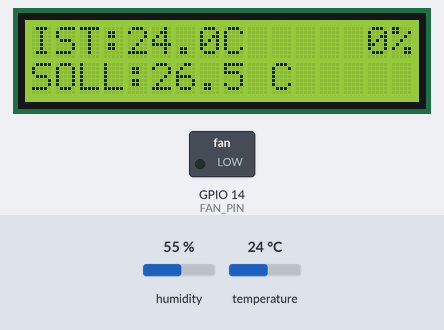
Bench run of a sketch on a simulated ESP32. On the bench: 16×2 character LCD, switched loads named in the sketch (green lamp = pin HIGH). Wiring (inferred from the signals the program sends): 4×4 keypad with keys 7 8 9 X 4 5 6 / 1 2 3 = 0 # + -: rows GPIO 64, GPIO 65, GPIO 66, GPIO 67; columns GPIO 68, GPIO 69, GPIO 70, GPIO 71. The test bench sets the inputs (shaded band); at power-on: temperature 24 °C, humidity 55 %. Pins used as bus, display or sensor lines are not drawn.

Above: at 5.8 s.
5.9 s: temperature set to 24 °C
7.4 s: temperature set to 27 °C
At 10.46 s:
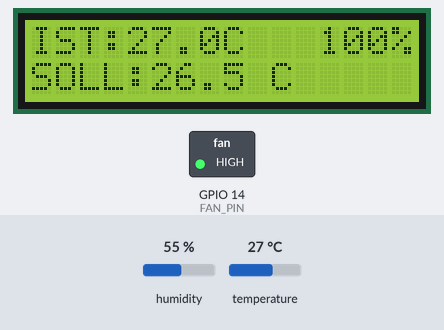
11.7 s: temperature set to 9 °C
At 12.24 s:
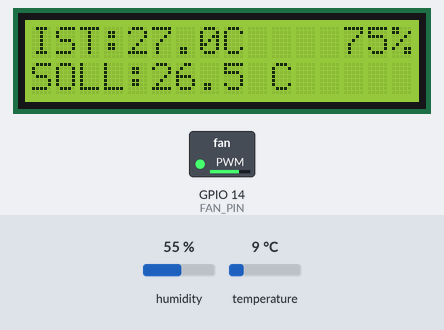
At 15.1 s:
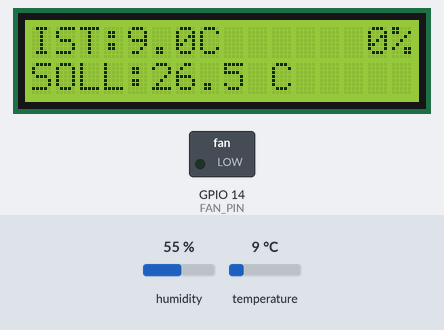
Timing chart, 0 to 16.6 s (numbered marks = the images above; inputs shaded):
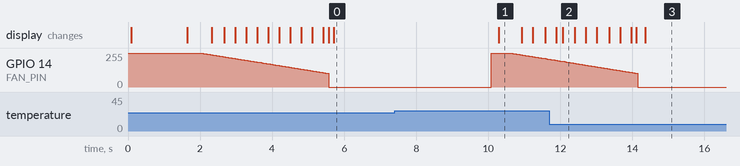

The sketch:

lueftersteuerung.ino
```cpp
#include <Wire.h>                          // Ermoeglicht die I2C-Kommunikation.
#include <DHT.h>                           // Steuert den DHT11-Sensor.
#include <Adafruit_LiquidCrystal.h>         // Steuert das LCD.
#include <Adafruit_MCP23X08.h>              // Steuert den MCP23008 der Tastenmatrix.

const byte FAN_PIN = 14;                   // ESP32-Anschluss fuer den Lueftertreiber.
const int MIN_PROZENT = 40;                // Kleinste erlaubte Ansteuerung bei laufendem Luefter.
const int MIN_PWM = (MIN_PROZENT * 255 + 99) / 100; // Rechnet den Mindestwert auf die PWM-Skala um und rundet auf.
const unsigned long ANLAUF_MS = 500;       // Dauer des Anlaufimpulses mit 100 Prozent.
const unsigned long RAMPE_MS = 20;        // Zeit zwischen zwei PWM-Schritten; groesser bedeutet langsamer.
const float REGELBEREICH = 3.0;            // Temperaturbereich zwischen rechnerisch 0 und 100 Prozent.
const float ABSCHALT_ABSTAND = 1.0;        // Abschaltgrenze liegt ein Grad unter der Solltemperatur.

const byte zeilen[] = {0, 1, 2, 3};        // Zeilenanschluesse am MCP23008.
const byte spalten[] = {4, 5, 6, 7};       // Spaltenanschluesse am MCP23008.

const char tasten[4][4] = {                 // Ordnet jeder Taste ihr Zeichen zu.
  {'7', '8', '9', 'X'},                     // Zeichen der ersten Zeile.
  {'4', '5', '6', '/'},                     // Zeichen der zweiten Zeile.
  {'1', '2', '3', '='},                     // Zeichen der dritten Zeile.
  {'0', '#', '+', '-'}                      // Zeichen der vierten Zeile.
};                                         // Beendet die Tastentabelle.

DHT dht(17, DHT11);                         // Verwendet einen DHT11 an GPIO 17.
Adafruit_LiquidCrystal lcd(0x21);           // Verwendet das LCD an I2C-Adresse 0x21.
Adafruit_MCP23X08 keypad;                   // Erstellt das Objekt fuer den Keypad-Expander.

float soll = 26.5;                         // Gewuenschte Temperatur in Grad Celsius.
float ist = NAN;                           // Noch kein gueltiger Temperaturwert vorhanden.
int pwmAktuell = 255;                      // Startet bis zur ersten gueltigen Messung mit 100 Prozent.

char leseTaste() {                         // Gibt ein erkanntes Tastenzeichen oder 0 zurueck.
  for (byte r = 0; r < 4; r++) {            // Prueft die vier Zeilen nacheinander.
    keypad.digitalWrite(zeilen[r], LOW);   // Aktiviert die aktuelle Zeile.
    delayMicroseconds(300);                // Wartet auf stabile Anschlusspegel.

    for (byte c = 0; c < 4; c++) {          // Prueft die vier Spalten.
      if (keypad.digitalRead(spalten[c]) == LOW) { // Erkennt eine gedrueckte Taste.
        keypad.digitalWrite(zeilen[r], HIGH); // Deaktiviert die Zeile vor der Rueckgabe.
        return tasten[r][c];               // Gibt das zugehoerige Tastenzeichen zurueck.
      }                                    // Beendet die Tastenpruefung.
    }                                      // Beendet die Spaltenschleife.

    keypad.digitalWrite(zeilen[r], HIGH);  // Deaktiviert die gepruefte Zeile.
  }                                        // Beendet die Zeilenschleife.
  return 0;                                // Keine Taste wurde erkannt.
}                                          // Beendet die Funktion leseTaste.

void regleLuefter() {                      // Regelt PWM, Anlaufimpuls und Mindestansteuerung.
  static unsigned long rampenZeit = 0;     // Speichert den Zeitpunkt der letzten Rampenanpassung.
  static unsigned long anlaufZeit = 0;     // Speichert den Beginn des Anlaufimpulses.
  static bool anlaufAktiv = false;         // Merkt sich, ob gerade der Anlaufimpuls laeuft.

  unsigned long jetzt = millis();          // Liest die aktuelle Zeit seit dem Programmstart.

  if (isnan(ist)) {                        // Prueft auf einen fehlenden oder fehlerhaften Messwert.
    anlaufAktiv = false;                   // Beendet einen eventuell aktiven Anlaufimpuls.
    pwmAktuell = 255;                      // Setzt den PWM-Wert sofort auf 100 Prozent.
    analogWrite(FAN_PIN, pwmAktuell);      // Gibt volle Ansteuerung am Luefteranschluss aus.
    rampenZeit = jetzt;                    // Setzt den Zeitbezug fuer die Rampe zurueck.
    return;                                // Ueberspringt die normale Regelung bei einem Sensorfehler.
  }                                        // Beendet die Sensorfehlerbehandlung.

  float anteil = (ist - (soll - ABSCHALT_ABSTAND)) / REGELBEREICH; // Berechnet die Position im Temperatur-Regelbereich.
  anteil = constrain(anteil, 0.0f, 1.0f);   // Begrenzt den berechneten Anteil auf 0 bis 1.
  int pwmZiel = (int)(anteil * 255 + 0.5f); // Berechnet den gerundeten PWM-Zielwert zwischen 0 und 255.

  if (anteil > 0) {                        // Prueft, ob die Temperatur oberhalb der Abschaltgrenze liegt.
    pwmZiel = max(pwmZiel, MIN_PWM);        // Verlangt bei Luefterbedarf mindestens 40 Prozent.
  }                                        // Beendet die Begrenzung des Zielwerts.

  if (!anlaufAktiv && pwmAktuell == 0 && pwmZiel > 0) { // Erkennt das Einschalten nach einer Ausgabe von 0 Prozent.
    anlaufAktiv = true;                    // Aktiviert den Anlaufimpuls.
    anlaufZeit = jetzt;                    // Speichert den Startzeitpunkt des Impulses.
    pwmAktuell = 255;                      // Setzt den aktuellen PWM-Wert auf 100 Prozent.
  }                                        // Beendet die Erkennung eines neuen Starts.

  if (anlaufAktiv) {                       // Prueft, ob der Anlaufimpuls aktiv ist.
    if (pwmZiel > 0 && jetzt - anlaufZeit < ANLAUF_MS) { // Haelt den Impuls bei bestehendem Bedarf fuer 500 Millisekunden.
      analogWrite(FAN_PIN, 255);           // Gibt waehrend des Impulses 100 Prozent aus.
      rampenZeit = jetzt;                  // Verhindert angesammelte Rampenschritte waehrend des Impulses.
      return;                              // Wartet mit der normalen Regelung bis zum Ende des Impulses.
    }                                      // Beendet die Ausgabe des Anlaufimpulses.

    anlaufAktiv = false;                   // Beendet den Impuls nach Ablauf oder bei entfallenem Bedarf.
    rampenZeit = jetzt;                    // Beginnt die anschliessende Rampe ab diesem Zeitpunkt.
  }                                        // Beendet die Behandlung des Anlaufimpulses.

  unsigned long schritte = (jetzt - rampenZeit) / RAMPE_MS; // Berechnet die Anzahl faelliger PWM-Schritte.
  if (schritte == 0) return;                // Wartet ohne Blockierung bis zum naechsten faelligen Schritt.
  rampenZeit = jetzt;                       // Speichert den Zeitpunkt der aktuellen Anpassung.

  int aenderung = (int)min(schritte, 255UL); // Begrenzt die Anpassung auf maximal 255 PWM-Stufen.

  if (pwmAktuell < pwmZiel) {              // Prueft, ob die Ansteuerung erhoeht werden muss.
    pwmAktuell = min(pwmAktuell + aenderung, pwmZiel); // Erhoeht den PWM-Wert bis maximal zum Ziel.
  } else if (pwmAktuell > pwmZiel) {        // Prueft, ob die Ansteuerung verringert werden muss.
    pwmAktuell = max(pwmAktuell - aenderung, pwmZiel); // Senkt den PWM-Wert bis maximal zum Ziel ab.
  }                                        // Beendet die schrittweise Anpassung.

  if (pwmAktuell > 0 && pwmAktuell < MIN_PWM) { // Erkennt eine Ausgabe im unzuverlaessigen Bereich unter 40 Prozent.
    pwmAktuell = (pwmZiel == 0) ? 0 : MIN_PWM; // Schaltet ganz aus oder begrenzt auf den Mindestwert.
  }                                        // Beendet die Begrenzung des ausgegebenen PWM-Werts.

  analogWrite(FAN_PIN, pwmAktuell);        // Gibt entweder 0 Prozent oder mindestens 40 Prozent aus.
}                                          // Beendet die Funktion regleLuefter.

void zeigeLCD() {                          // Zeigt Temperaturen und den aktuellen PWM-Prozentwert an.
  int prozent = (pwmAktuell * 100L + 127) / 255; // Rechnet den ausgegebenen PWM-Wert gerundet in Prozent um.

  lcd.setCursor(0, 0);                     // Springt an den Anfang der ersten Zeile.
  lcd.print("            ");               // Loescht die ersten zwoelf Zeichen der ersten Zeile.
  lcd.setCursor(0, 0);                     // Springt erneut an den Anfang der ersten Zeile.

  if (isnan(ist)) {                        // Prueft auf einen fehlenden oder fehlerhaften Messwert.
    lcd.print("Sensorfehler");             // Zeigt die Fehlermeldung links neben dem Prozentwert.
  } else {                                 // Waehlt bei gueltiger Messung die Temperaturanzeige.
    lcd.print("IST:");                     // Schreibt die Beschriftung der Isttemperatur.
    lcd.print(ist, 1);                     // Schreibt die Temperatur mit einer Nachkommastelle.
    lcd.print("C");                        // Schreibt die Einheit Celsius.
  }                                        // Beendet die Auswahl der Temperaturanzeige.

  lcd.setCursor(12, 0);                    // Setzt die Ausgabe auf die letzten vier Stellen oben rechts.
  if (prozent < 100) lcd.print(" ");       // Ergaenzt ein Leerzeichen bei Werten unter 100 Prozent.
  if (prozent < 10) lcd.print(" ");        // Ergaenzt ein weiteres Leerzeichen bei einstelligen Werten.
  lcd.print(prozent);                      // Schreibt den aktuell ausgegebenen PWM-Prozentwert.
  lcd.print("%");                          // Schreibt das Prozentzeichen an die letzte Stelle.

  lcd.setCursor(0, 1);                     // Springt an den Anfang der zweiten Zeile.
  lcd.print("SOLL:");                      // Schreibt die Beschriftung der Solltemperatur.
  lcd.print(soll, 1);                       // Schreibt den Sollwert mit einer Nachkommastelle.
  lcd.print(" C     ");                    // Schreibt die Einheit und entfernt alte Zeichen.
}                                          // Beendet die Funktion zeigeLCD.

void setup() {                            // Initialisiert die Komponenten einmal beim Start.
  Serial.begin(115200);                    // Startet die serielle Schnittstelle.
  pinMode(FAN_PIN, OUTPUT);                // Konfiguriert den Luefteranschluss als Ausgang.
  analogWrite(FAN_PIN, pwmAktuell);        // Startet die PWM-Ausgabe mit 100 Prozent.
  analogWriteFrequency(FAN_PIN, 1000);     // Stellt die PWM-Frequenz auf 1000 Hertz.
  dht.begin();                            // Initialisiert den DHT11-Sensor.
  Wire.begin(21, 22);                      // Startet I2C mit SDA an GPIO 21 und SCL an GPIO 22.
  Wire.setClock(100000);                   // Stellt den I2C-Takt auf 100 Kilohertz.

  if (!lcd.begin(16, 2) || !keypad.begin_I2C(0x22)) { // Initialisiert LCD und Keypad und prueft auf Fehler.
    Serial.println("LCD oder Keypad nicht erreichbar!"); // Meldet einen Initialisierungsfehler.
    while (true) {                        // Stoppt den weiteren Start; der Luefter bleibt auf 100 Prozent.
      delay(1000);                        // Wartet in der Endlosschleife jeweils eine Sekunde.
    }                                      // Beendet den Schleifenblock.
  }                                        // Beendet die Fehlerbehandlung.

  lcd.setBacklight(HIGH);                  // Schaltet die LCD-Hintergrundbeleuchtung ein.

  for (byte i = 0; i < 4; i++) {            // Richtet die vier Zeilen und vier Spalten ein.
    keypad.digitalWrite(zeilen[i], HIGH);  // Bereitet den inaktiven Zeilenpegel vor.
    keypad.pinMode(zeilen[i], OUTPUT);     // Verwendet die Zeile als Ausgang.
    keypad.pinMode(spalten[i], INPUT_PULLUP); // Verwendet die Spalte als Eingang mit Pullup.
  }                                        // Beendet die Einrichtung der Tastenmatrix.

  lcd.print("Antlantec GmbH");             // Zeigt den Firmennamen an.
  lcd.setCursor(0, 1);                     // Wechselt in die zweite Zeile.
  lcd.print("System startet");             // Zeigt die Startmeldung an.
  delay(1500);                            // Wartet 1,5 Sekunden.
  lcd.clear();                            // Entfernt die Startmeldung.
}                                          // Beendet die Initialisierung.

void loop() {                             // Wiederholt Tastenabfrage, Messung, Regelung und Anzeige.
  static char letzteTaste = 0;             // Merkt sich den zuletzt uebernommenen Tastenzustand.
  static unsigned long tastenZeit = 0;     // Speichert den Zeitpunkt der letzten Tastenzustandsaenderung.
  static unsigned long messZeit = 0;       // Speichert den Zeitpunkt der letzten Temperaturabfrage.
  static unsigned long lcdZeit = 0;        // Speichert den Zeitpunkt der letzten Anzeigeaktualisierung.

  char taste = leseTaste();                // Liest die aktuell gedrueckte Taste.

  if (taste != letzteTaste && millis() - tastenZeit >= 80) { // Uebernimmt Tastenaenderungen mit mindestens 80 ms Abstand.
    letzteTaste = taste;                   // Speichert den uebernommenen Tastenzustand.
    tastenZeit = millis();                 // Speichert den Zeitpunkt dieser Aenderung.
    if (taste == '+') soll += 0.5;         // Erhoeht die Solltemperatur um 0,5 Grad.
    if (taste == '-') soll -= 0.5;         // Verringert die Solltemperatur um 0,5 Grad.
    soll = constrain(soll, 15.0f, 40.0f);   // Begrenzt die Solltemperatur auf 15 bis 40 Grad.
  }                                        // Beendet die Tastenverarbeitung.

  if (millis() - messZeit >= 2000) {        // Fragt die Temperatur alle zwei Sekunden ab.
    messZeit = millis();                   // Speichert den Zeitpunkt der Temperaturabfrage.
    ist = dht.readTemperature();           // Speichert die Temperatur oder NAN bei einem Messfehler.
  }                                        // Beendet die Temperaturabfrage.

  regleLuefter();                          // Aktualisiert Anlaufimpuls, Rampe und Mindestansteuerung.

  if (millis() - lcdZeit >= 250) {          // Aktualisiert das LCD viermal pro Sekunde.
    lcdZeit = millis();                    // Speichert den Zeitpunkt der Anzeigeaktualisierung.
    zeigeLCD();                            // Zeigt Temperaturen und den aktuellen PWM-Prozentwert an.
  }                                        // Beendet die Anzeigeaktualisierung.

  delay(5);                               // Legt eine kurze Pause zwischen den Durchlaeufen ein.
}                                          // Beendet den aktuellen Durchlauf.
```

Measured:
- the behaviour switches between 25 and 26 °C on temperature (found by bisection; images 0 and 1)
- after the input at 5.9 s, every drawn part: stays the same
- after the input at 7.4 s, the display: changes after 2.9 s (image 1)
